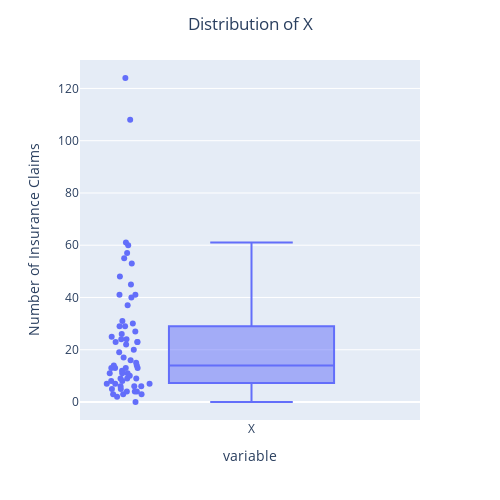
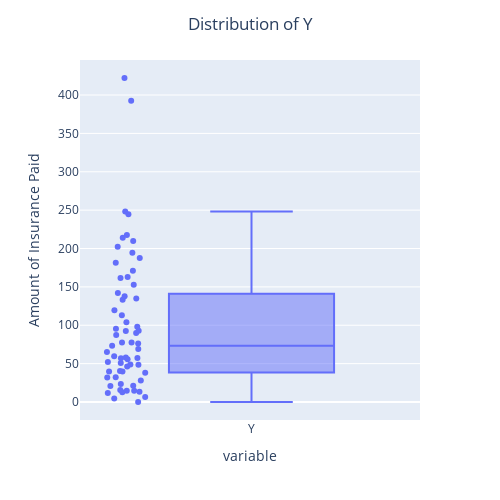

Notebook source saved alongside these figures, in order:
### Code cell
# Visualization
fig = px.box(data['X'], points="all", width=500, height=500)
fig.update_layout(title=f'Distribution of X',
                  title_x=0.5,
                  yaxis_title="Number of Insurance Claims")
fig.show()

# y variable
fig = px.box(data['Y'], points='all',
            width=500,
            height=500)
fig.update_layout(title=f'Distribution of Y',
                  title_x=.5,
                  yaxis_title="Amount of Insurance Paid")

### Figure 1 — Plotly figure (JSON) as saved in the notebook; plotly's stock layout.template omitted (floating-point values rounded to 4 significant figures)
{"data": [{"alignmentgroup": "True", "boxpoints": "all", "hovertemplate": "variable=%{x}<br>value=%{y}<extra></extra>", "legendgroup": "", "marker": {"color": "#636efa"}, "name": "", "notched": false, "offsetgroup": "", "orientation": "v", "showlegend": false, "type": "box", "x": ["X", "X", "X", "X", "X", "X", "X", "X", "X", "X", "X", "X", "X", "X", "X", "X", "X", "X", "X", "X", "X", "X", "X", "X", "X", "X", "X", "X", "X", "X", "X", "X", "X", "X", "X", "X", "X", "X", "X", "X", "X", "X", "X", "X", "X", "X", "X", "X", "X", "X", "X", "X", "X", "X", "X", "X", "X", "X", "X", "X", "X", "X", "X"], "x0": " ", "xaxis": "x", "y": [108, 19, 13, 124, 40, 57, 23, 14, 45, 10, 5, 48, 11, 23, 7, 2, 24, 6, 3, 23, 6, 9, 9, 3, 29, 7, 4, 20, 7, 4, 0, 25, 6, 5, 22, 11, 61, 12, 4, 16, 13, 60, 41, 37, 55, 41, 11, 27, 8, 3, 17, 13, 13, 15, 8, 29, 30, 24, 9, 31, 14, 53, 26], "y0": " ", "yaxis": "y"}], "layout": {"boxmode": "group", "height": 500, "legend": {"tracegroupgap": 0}, "margin": {"t": 60}, "title": {"text": "Distribution of X", "x": 0.5}, "width": 500, "xaxis": {"anchor": "y", "autorange": true, "domain": [0, 1], "range": [-0.5089, 0.5], "title": {"text": "variable"}, "type": "category"}, "yaxis": {"anchor": "x", "autorange": true, "domain": [0, 1], "range": [-6.889, 130.9], "title": {"text": "Number of Insurance Claims"}, "type": "linear"}}}

### Figure 2 — Plotly figure (JSON) as saved in the notebook; plotly's stock layout.template omitted (floating-point values rounded to 4 significant figures)
{"data": [{"alignmentgroup": "True", "boxpoints": "all", "hovertemplate": "variable=%{x}<br>value=%{y}<extra></extra>", "legendgroup": "", "marker": {"color": "#636efa"}, "name": "", "notched": false, "offsetgroup": "", "orientation": "v", "showlegend": false, "type": "box", "x": ["Y", "Y", "Y", "Y", "Y", "Y", "Y", "Y", "Y", "Y", "Y", "Y", "Y", "Y", "Y", "Y", "Y", "Y", "Y", "Y", "Y", "Y", "Y", "Y", "Y", "Y", "Y", "Y", "Y", "Y", "Y", "Y", "Y", "Y", "Y", "Y", "Y", "Y", "Y", "Y", "Y", "Y", "Y", "Y", "Y", "Y", "Y", "Y", "Y", "Y", "Y", "Y", "Y", "Y", "Y", "Y", "Y", "Y", "Y", "Y", "Y", "Y", "Y"], "x0": " ", "xaxis": "x", "y": [392.5, 46.2, 15.7, 422.2, 119.4, 170.9, 56.9, 77.5, 214, 65.3, 20.9, 248.1, 23.5, 39.6, 48.8, 6.6, 134.9, 50.9, 4.4, 113, 14.8, 48.7, 52.1, 13.2, 103.9, 77.5, 11.8, 98.1, 27.9, 38.1, 0, 69.2, 14.6, 40.3, 161.5, 57.2, 217.6, 58.1, 12.6, 59.6, 89.9, 202.4, 181.3, 152.8, 162.8, 73.4, 21.3, 92.6, 76.1, 39.9, 142.1, 93, 31.9, 32.1, 55.6, 133.3, 194.5, 137.9, 87.4, 209.8, 95.5, 244.6, 187.5], "y0": " ", "yaxis": "y"}], "layout": {"boxmode": "group", "height": 500, "legend": {"tracegroupgap": 0}, "margin": {"t": 60}, "title": {"text": "Distribution of Y", "x": 0.5}, "width": 500, "xaxis": {"anchor": "y", "autorange": true, "domain": [0, 1], "range": [-0.5089, 0.5], "title": {"text": "variable"}, "type": "category"}, "yaxis": {"anchor": "x", "autorange": true, "domain": [0, 1], "range": [-23.46, 445.7], "title": {"text": "Amount of Insurance Paid"}, "type": "linear"}}}
